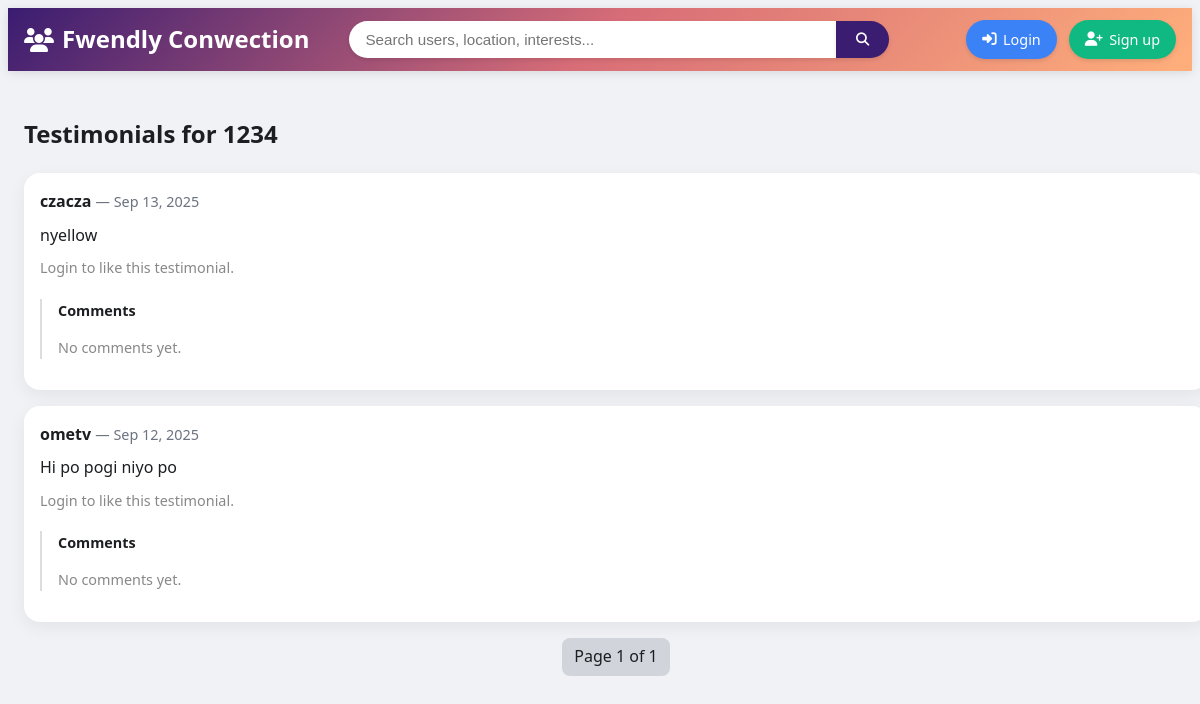
Before: /testimonials/view/1234/ with the older database file.
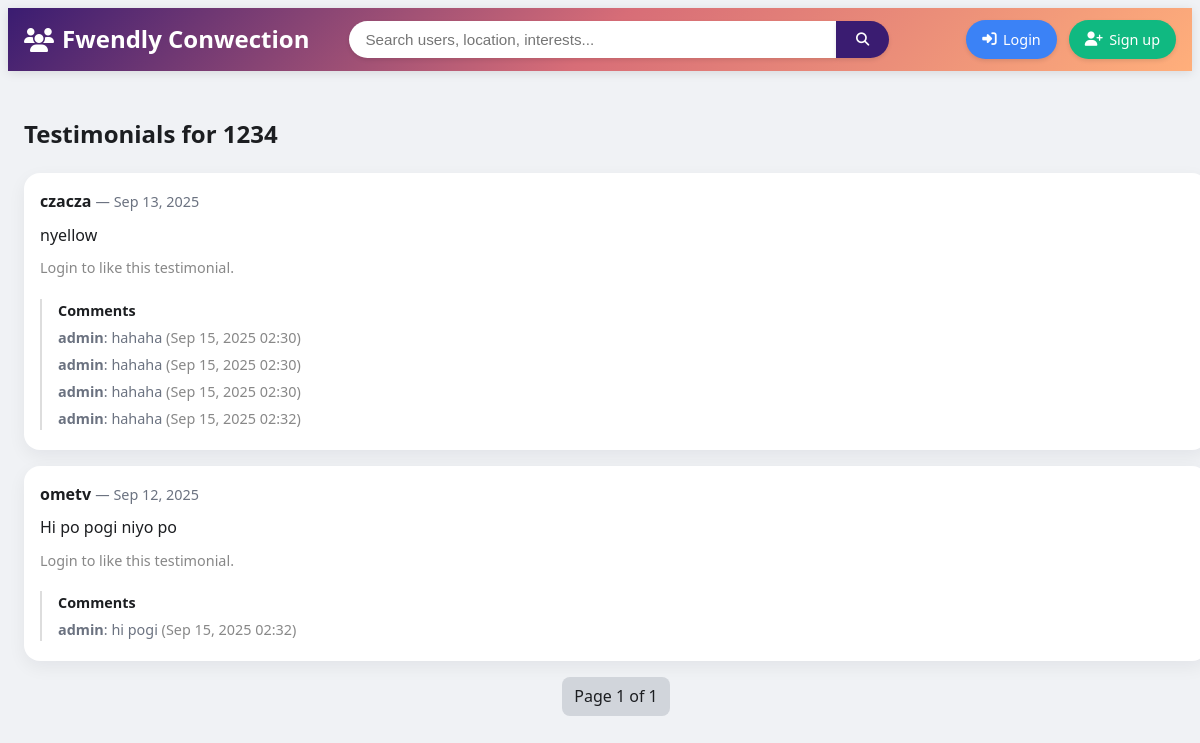
After: the same page with the newer database file.
### testimonials/models.py (models this page shows, shortened)
class Testimonial(models.Model):
    author = models.ForeignKey(User, related_name='testimonials_written', on_delete=models.CASCADE)
    target = models.ForeignKey(User, related_name='testimonials_received', on_delete=models.CASCADE)
    content = models.TextField()
    created_at = models.DateTimeField(auto_now_add=True)
    likes = models.ManyToManyField(User, related_name="testimonial_likes", blank=True)

class Comment(models.Model):
    testimonial = models.ForeignKey(Testimonial, related_name="comments", on_delete=models.CASCADE)
    author = models.ForeignKey(User, related_name="comments_written", on_delete=models.CASCADE)
    content = models.TextField()
    created_at = models.DateTimeField(auto_now_add=True)

### testimonials/views.py (the view)
# urls.py: path('view/<str:username>/', views.view_testimonials, name='testimonial_list'),
def view_testimonials(request, username):
    target = get_object_or_404(User, username=username)
    testimonials_qs = target.testimonials_received.all().order_by('-created_at')
    paginator = Paginator(testimonials_qs, 6)
    page_number = request.GET.get('page')
    page_obj = paginator.get_page(page_number)
    return render(request, 'testimonials/list.html', {'page_obj': page_obj, 'target': target})

### templates/testimonials/list.html (shortened to what this page needs)
{% extends 'base.html' %}
{% block content %}
<h2>Testimonials for {{ target.username }}</h2>
<div style="margin-top:0.75rem;">
  {% for t in page_obj %}
    <div class="card" style="margin-bottom:1rem; padding:1rem;">
      <div style="font-weight:600;">
        {{ t.author.username }}
        <span class="small" style="font-weight:400;">— {{ t.created_at|date:'M d, Y' }}</span>
      </div>
      <div style="margin-top:0.5rem;">{{ t.content }}</div>
      {% if user.is_authenticated %}
        <form method="post" action="{% url 'like_testimonial' t.id %}" style="margin-top:0.5rem;">
          {% csrf_token %}
          {% if user in t.likes.all %}
            <button type="submit" class="btn btn-red">❤️ Unlike ({{ t.total_likes }})</button>
          {% else %}
            <button type="submit" class="btn btn-blue">🤍 Like ({{ t.total_likes }})</button>
          {% endif %}
        </form>
      {% else %}
        <p class="small" style="color:#888; margin-top:0.5rem;">Login to like this testimonial.</p>
      {% endif %}
      <div style="margin-top:0.75rem; padding-left:1rem; border-left:2px solid #ddd;">
        <h4 style="margin-bottom:0.25rem; font-size:0.9rem;">Comments</h4>
        {% for c in t.comments.all %}
          <p class="small" style="margin:0.25rem 0;">
            <strong>{{ c.author.username }}</strong>: {{ c.content }}
            <span class="small" style="color:#888;">({{ c.created_at|date:"M d, Y H:i" }})</span>
          </p>
        {% empty %}
          <p class="small" style="color:#888;">No comments yet.</p>
        {% endfor %}
      </div>
    </div>
  {% endfor %}
</div>
<div class="pager">
  <div class="current">Page {{ page_obj.number }} of {{ page_obj.paginator.num_pages }}</div>
</div>
{% endblock %}

### templates/base.html (shortened to what this page needs)
<!doctype html>
<html lang="en">
  <head>
    {% load static %}
    <link href="{% static 'css/tailwind.css' %}" rel="stylesheet">
    <link rel="stylesheet" href="https://cdnjs.cloudflare.com/ajax/libs/font-awesome/6.4.0/css/all.min.css">
  </head>
  <body>
    <header class="nav">
      <div class="container">
        <div class="header-content">
          <a href="/" class="logo">
            <i class="fas fa-users"></i>
            Fwendly Conwection
          </a>
          <form action="/search/" method="get" class="search-form">
            <input name="q" class="search-input" placeholder="Search users, location, interests..." value="{{ request.GET.q|default:'' }}">
            <button class="search-btn" type="submit">
              <i class="fas fa-search"></i>
            </button>
          </form>
          <div class="user-actions">
            {% if user.is_authenticated %}
              <span class="welcome-text">Hi, {{ user.username }}!</span>
              <a class="btn btn-green" href="{% url 'friends_list' %}">
                <i class="fas fa-user-friends"></i>
                Friends
              </a>
              <a class="btn btn-blue" href="{% url 'profile' %}">
                <i class="fas fa-user"></i>
                Profile
              </a>
              <a class="btn btn-red" href="{% url 'account_logout' %}">
                <i class="fas fa-sign-out-alt"></i>
                Logout
              </a>
            {% else %}
              <a class="btn btn-blue" href="{% url 'account_login' %}">
                <i class="fas fa-sign-in-alt"></i>
                Login
              </a>
              <a class="btn btn-green" href="{% url 'account_signup' %}">
                <i class="fas fa-user-plus"></i>
                Sign up
              </a>
            {% endif %}
          </div>
        </div>
      </div>
    </header>
    <main class="container">
      {% block content %}{% endblock %}
    </main>
  </body>
</html>

### templates/base.html (style rules this page uses)
:root { --primary: #3a1c71; --secondary: #d76d77; --accent: #ffaf7b; --light: #f8f9fa; --dark: #1c1e21; }
body { background-color: #f0f2f5; color: #1c1e21; font-family: 'Segoe UI', Tahoma, Geneva, Verdana, sans-serif; line-height: 1.6; }
.nav { background: linear-gradient(135deg, var(--primary), var(--secondary), var(--accent)); padding: 0.75rem 0; box-shadow: 0 2px 10px rgba(0, 0, 0, 0.1); position: sticky; top: 0; z-index: 1000; }
.container { width: 100%; max-width: 1200px; margin: 0 auto; padding: 0 1rem; }
.header-content { display: flex; align-items: center; justify-content: space-between; gap: 1rem; }
.logo { display: flex; align-items: center; gap: 0.5rem; font-weight: 800; font-size: 1.5rem; color: white; text-decoration: none; }
.search-form { flex: 1; display: flex; max-width: 540px; margin-left: 1.5rem; }
.search-input { flex: 1; padding: 0.6rem 1rem; border: none; border-radius: 50px 0 0 50px; font-size: 0.95rem; box-shadow: 0 2px 4px rgba(0, 0, 0, 0.1); }
.search-btn { padding: 0.6rem 1.25rem; background: var(--primary); color: white; border: none; border-radius: 0 50px 50px 0; font-weight: 500; cursor: pointer; transition: all 0.3s; box-shadow: 0 2px 4px rgba(0, 0, 0, 0.1); }
.user-actions { margin-left: auto; display: flex; align-items: center; gap: 0.75rem; }
.btn { padding: 0.5rem 1rem; border-radius: 50px; font-weight: 500; font-size: 0.9rem; text-decoration: none; transition: all 0.3s; display: inline-flex; align-items: center; gap: 0.4rem; box-shadow: 0 2px 4px rgba(0, 0, 0, 0.1); }
.btn-blue { background: #3b82f6; color: white; border: none; }
.btn-green { background: #10b981; color: white; border: none; }
main.container { padding-top: 1.5rem; padding-bottom: 2rem; }

Changed rows visible on the page:
shown differently, row unchanged: Testimonial "nyellow": no longer shows "No comments yet."
added Comment: author.username "admin", content "hahaha", created_at "Sep 15, 2025 02:30", shown under Testimonial "nyellow"
added Comment: author.username "admin", content "hahaha", created_at "Sep 15, 2025 02:30", shown under Testimonial "nyellow"
added Comment: author.username "admin", content "hahaha", created_at "Sep 15, 2025 02:30", shown under Testimonial "nyellow"
added Comment: author.username "admin", content "hahaha", created_at "Sep 15, 2025 02:32", shown under Testimonial "nyellow"
shown differently, row unchanged: Testimonial "Hi po pogi niyo po": no longer shows "No comments yet."
added Comment: author.username "admin", content "hi pogi", created_at "Sep 15, 2025 02:32", shown under Testimonial "Hi po pogi niyo po"
